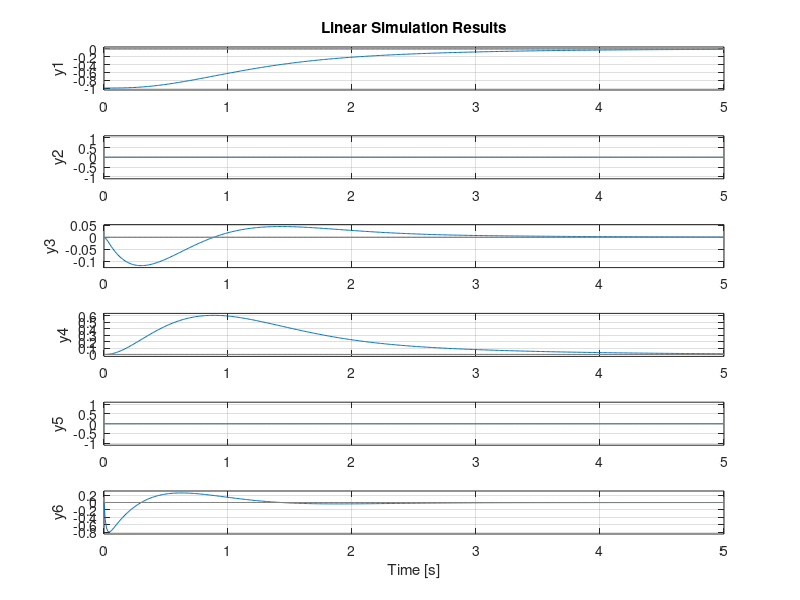

Write the MATLAB code that produced this figure.
% planar quadrotor LQR control
g=9.81; % gravity
m=1.4;  % total mass of quadrotor
Ixx=m/12 * (0.35^2 + 0.1^2); % moment of inertia about X-axis

T = 0:0.01:5; % Simulation Time 
U = zeros(2,length(T)); % Control input (feedforward)

X0 = [-1,0,0,0,0,0.0]; % Initial State

A = [0 0  0 1 0 0; 
     0 0  0 0 1 0; 
     0 0  0 0 0 1; 
     0 0 -g 0 0 0; 
     0 0  0 0 0 0; 
     0 0  0 0 0 0];
 
B = [0 0; 0 0; 0 0; 0 0; 1/m 0; 0 1/Ixx];

C = eye(6);
D = 0;

Q = eye(6); 
R = eye(2);

K = lqr(A,B,Q,R);

%sys=ss(A,B,C,D); % open-loop system
sys=ss(A-B*K,B,C,D); % closed-loop system

% run the simulation
lsim(sys,U,T,X0);

% to recover the (feedback) control inputs, run the following:
%X=lsim(sys,U,T,X0);
%U= -K*X';


